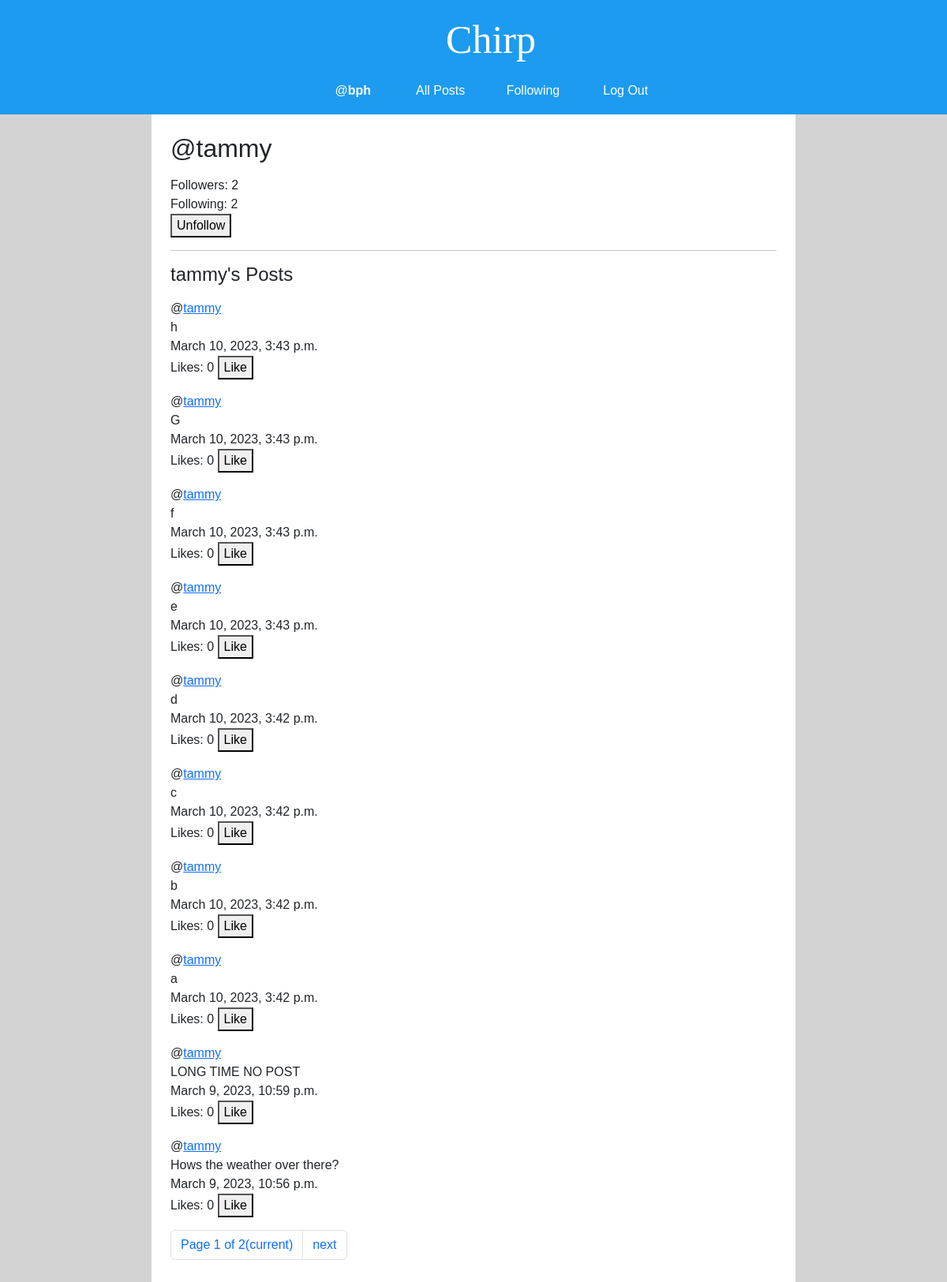
Page /profile/tammy (signed in) on the committed database.
### network/models.py (models this page shows, shortened)
class User(AbstractUser):
    pass

class Post(models.Model):
    author = models.ForeignKey('User', on_delete=models.CASCADE, related_name="+")
    content = models.TextField(max_length=280, verbose_name='')
    like_count = models.PositiveIntegerField(default=0)                            # REMOVE
    datetime = models.DateTimeField(auto_now_add=True)
    def likes(self):
        return self.like_objs.count()
    def users_liked(self):
        users = [like_obj.user for like_obj in self.like_objs.all()]
        return users

### network/views.py (the view)
# urls.py: path("profile/<str:username>", views.profile, name="profile"),
def profile(request, username):
    if not request.user.is_authenticated:
        return HttpResponse(error_message["login_to_view_profile"])
    profile_user_obj = get_object_or_404(User, username=username)
    try:
        Follow.objects.get(user=request.user, followed=profile_user_obj)
        requester_following = True
    except Follow.DoesNotExist:
        requester_following = False
    profile_user_following = Follow.objects.filter(user=profile_user_obj)
    profile_user_followers = Follow.objects.filter(followed=profile_user_obj)
    post_list = Post.objects.filter(author=profile_user_obj).order_by("-datetime")
    paginator = Paginator(post_list, 10)
    page_number = request.GET.get('page')
    page_obj = paginator.get_page(page_number)
    return render(request, f"network/profile.html", {
        "profile_user_following": profile_user_following,
        "profile_user_followers": profile_user_followers,
        "profile_user_obj": profile_user_obj,
        "requester_following": requester_following,
        "page_obj": page_obj,
    })

### network/templates/network/profile.html (shortened to what this page needs)
{% extends "network/layout.html" %}
{% load static %}
{% block body %}
    <h2>@<span id="profileUsername">{{ profile_user_obj.username }}</span></h2>
    <p>
        <div>Followers: <span id="followersCount">{{ profile_user_followers.count }}</span></div>
        <div>Following: <span id="followingCount">{{ profile_user_following.count }}</span></div>
        {% if user != profile_user_obj %}
            {% if requester_following == False %}
                <button id="followUnfollowButton">Follow</button>
            {% else %}
                <button id="followUnfollowButton">Unfollow</button>
            {% endif %}
        {% endif %}
    </p>
    <hr>
    <h4>{{ profile_user_obj.username }}'s Posts</h4>
    {% include "network/post-pagination.html" with page_obj=page_obj %}
{% endblock %}

### network/templates/network/layout.html (shortened to what this page needs)
{% load static %}
<!DOCTYPE html>
<html lang="en">
    <head>
        <link href="https://cdn.jsdelivr.net/npm/bootstrap@5.2.3/dist/css/bootstrap.min.css" rel="stylesheet">
        <link href="{% static 'network/styles.css' %}" rel="stylesheet">
    </head>
    <body>
        <nav class="navbar navbar-expand-lg nav-justified">
            <a class="navbar-brand" href="#">Chirp</a>
            <div>
              <ul class="navbar-nav">
                {% if user.is_authenticated %}
                    <li class="nav-item">
                        <a class="nav-link" href="#">@<strong id="username">{{ user.username }}</strong></a>
                    </li>
                {% endif %}
                <li class="nav-item">
                  <a class="nav-link" href="{% url 'index' %}">All Posts</a>
                </li>
                {% if user.is_authenticated %}
                    <li class="nav-item">
                        <a class="nav-link" href="{% url 'following' %}">Following</a>
                    </li>
                    <li class="nav-item nav-access">
                        <a class="nav-link" href="{% url 'logout' %}">Log Out</a>
                    </li>
                {% endif %}
              </ul>
            </div>
        </nav>
        <div class="containter row">
            <div class="col-md-2"></div>
            <div class="body col-md-8 p-4">
                {% block body %}
                {% endblock %}
            </div>
            <div class="col-md-2"></div>
        </div>
    </body>
</html>

### network/templates/network/post-pagination.html (shortened to what this page needs)
<div class="post-group">
    {% for post in page_obj %}
        <p class="post">
            <div class="post-author" id="postAuthor_{{ post.id }}">@<a href="{% url 'profile' post.author.username %}">{{post.author}}</a></div>
            <div class="post-content-container" id="postContentContainer_{{ post.id }}">
                <div class="post-content" id="postContent_{{ post.id }}" style="display: block">{{post.content}}</div>
            </div>
            <div class="post-datetime" id="postDatetime_{{ post.id }}">{{post.datetime}}</div>
            <div>
                Likes: <span class="like-count" id="likeCount_{{ post.id }}">{{ post.likes }}</span>
                {% if user not in post.users_liked and user.is_authenticated %}
                    <button class="like-unlike-button" id="{{ post.id }}">Like</button>
                {% elif user in post.users_liked and user.is_authenticated %}
                    <button class="like-unlike-button" id="{{ post.id }}">Unlike</button>
                {% else %}
                    <button class="like-unlike-button" id="{{ post.id }}" disabled>Like</button>
                {% endif %}
            </div>
        </p>
    {% empty %}
        <span>So empty... need more posts...</span>
    {% endfor %}
    <nav >
        <ul class="pagination">
            <li class="page-item current">
                <a class="page-link">Page {{ page_obj.number }} of {{ page_obj.paginator.num_pages }}<span class="sr-only">(current)</span></a>
            </li>
            {% if page_obj.has_next %}
                <li class="page-item next"><a class="page-link" href="?page={{ page_obj.next_page_number }}">next</a></li>
            {% endif %}
        </ul>
    </nav>
</div>

### network/static/network/styles.css (style rules this page uses)
body { background-color: lightgray; font-family: "Varela", sans-serif; }
.navbar-brand { font-family: "Brush Script MT", cursive; color: white; font-size: 50px; margin-left: 60px; }
.navbar { background-color: rgb(29, 155, 240); flex-direction: column; }
.nav-link { color: white; margin: 2px 20px; font-family: unset; }
.body { background-color: white; }

### rows in the picture
User: username "bph"
User: username "tammy"
Post: author "tammy", content "h", datetime "March 10, 2023, 3:43 p.m.", likes "0"
Post: author "tammy", content "G", datetime "March 10, 2023, 3:43 p.m.", likes "0"
Post: author "tammy", content "f", datetime "March 10, 2023, 3:43 p.m.", likes "0"
Post: author "tammy", content "e", datetime "March 10, 2023, 3:43 p.m.", likes "0"
Post: author "tammy", content "d", datetime "March 10, 2023, 3:42 p.m.", likes "0"
Post: author "tammy", content "c", datetime "March 10, 2023, 3:42 p.m.", likes "0"
Post: author "tammy", content "b", datetime "March 10, 2023, 3:42 p.m.", likes "0"
Post: author "tammy", content "a", datetime "March 10, 2023, 3:42 p.m.", likes "0"
Post: author "tammy", content "LONG TIME NO POST", datetime "March 9, 2023, 10:59 p.m.", likes "0"
Post: author "tammy", content "Hows the weather over there?", datetime "March 9, 2023, 10:56 p.m.", likes "0"

### other values in the picture
{{ profile_user_followers.count }} "2"
{{ profile_user_following.count }} "2"
{{ page_obj.number }} "1"
{{ page_obj.paginator.num_pages }} "2"
